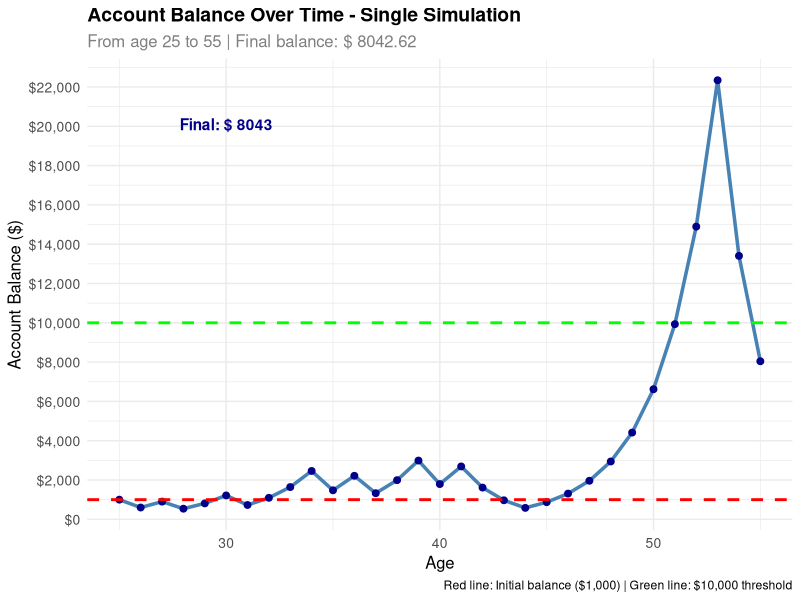
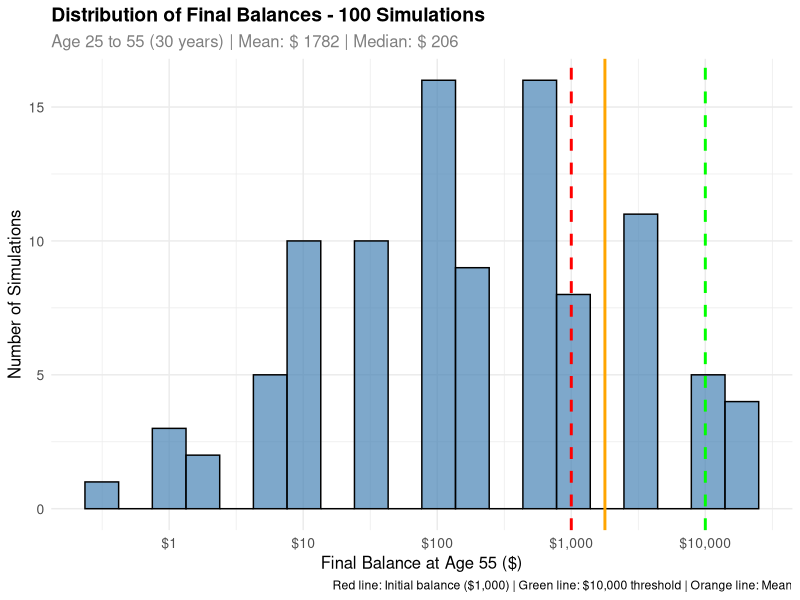

Reproduce these figures in R, in order.
## ---- chunk 1
# Set up parameters
initial_balance <- 1000
prob_heads <- 0.5
prob_tails <- 0.5

# Calculate possible outcomes after 1 coin flip
outcome_heads <- initial_balance * 1.5  # +50% if heads
outcome_tails <- initial_balance * 0.6  # -40% if tails

# Calculate expected value
expected_value <- prob_heads * outcome_heads + prob_tails * outcome_tails

cat("=== EXPECTED VALUE CALCULATION ===\n")
cat("Initial balance: $", initial_balance, "\n")
cat("Outcome if heads (+50%): $", outcome_heads, "\n")
cat("Outcome if tails (-40%): $", outcome_tails, "\n")
cat("Probability of heads: ", prob_heads, "\n")
cat("Probability of tails: ", prob_tails, "\n")
cat("\nExpected Value = P(Heads) × Outcome(Heads) + P(Tails) × Outcome(Tails)\n")
cat("Expected Value = ", prob_heads, " × $", outcome_heads, " + ", prob_tails, " × $", outcome_tails, "\n")
cat("Expected Value = $", prob_heads * outcome_heads, " + $", prob_tails * outcome_tails, "\n")
cat("Expected Value = $", expected_value, "\n")
## ---- chunk 2
# Is the expected value positive or negative?
is_positive <- expected_value > initial_balance
is_negative <- expected_value < initial_balance

cat("\n=== EXPECTATION VS REALITY ===\n")
cat("Expected value: $", expected_value, "\n")
cat("Initial balance: $", initial_balance, "\n")
cat("Expected value is", ifelse(is_positive, "POSITIVE", "NEGATIVE"), "\n")
cat("Expected value is", ifelse(expected_value > initial_balance, "HIGHER", "LOWER"), "than initial balance\n")
cat("Difference from initial: $", round(expected_value - initial_balance, 2), "\n")

# Calculate the expected return percentage
expected_return_pct <- ((expected_value - initial_balance) / initial_balance) * 100
cat("Expected return: ", round(expected_return_pct, 1), "%\n")
## ---- chunk 3
# Load required libraries
suppressPackageStartupMessages(library(tidyverse))
suppressPackageStartupMessages(library(ggplot2))

# Set seed for reproducibility
set.seed(123)

# Parameters for single simulation
initial_balance <- 1000
n_years <- 30  # Age 25 to 55
current_age <- 25

# Function to simulate one complete path
simulate_single_path <- function(initial, years) {
  balance <- initial
  age <- current_age
  path_data <- tibble(
    year = 0:years,
    age = (current_age):(current_age + years),
    balance = c(initial, rep(NA, years))
  )
  
  for (i in 1:years) {
    coin_flip <- rbinom(1, 1, 0.5)
    if (coin_flip == 1) {
      balance <- balance * 1.5  # +50% if heads
    } else {
      balance <- balance * 0.6  # -40% if tails
    }
    path_data$balance[i + 1] <- balance
  }
  
  return(path_data)
}

# Run single simulation
single_simulation <- simulate_single_path(initial_balance, n_years)

# Display the data
cat("=== SINGLE SIMULATION RESULTS ===\n")
print(single_simulation)

# Calculate key statistics
final_balance <- single_simulation$balance[n_years + 1]
total_return <- ((final_balance - initial_balance) / initial_balance) * 100
max_balance <- max(single_simulation$balance)
min_balance <- min(single_simulation$balance)

cat("\nKey Statistics:\n")
cat("Final balance at age 55: $", round(final_balance, 2), "\n")
cat("Total return: ", round(total_return, 1), "%\n")
cat("Maximum balance reached: $", round(max_balance, 2), "\n")
cat("Minimum balance reached: $", round(min_balance, 2), "\n")
## ---- chunk 4
# Create the time series plot
ggplot(single_simulation, aes(x = age, y = balance)) +
  geom_line(color = "steelblue", linewidth = 1.2) +
  geom_point(color = "darkblue", size = 2) +
  geom_hline(yintercept = initial_balance, color = "red", linetype = "dashed", linewidth = 1) +
  geom_hline(yintercept = 10000, color = "green", linetype = "dashed", linewidth = 1) +
  labs(
    title = "Account Balance Over Time - Single Simulation",
    subtitle = paste("From age", current_age, "to", current_age + n_years, 
                    "| Final balance: $", round(final_balance, 2)),
    x = "Age",
    y = "Account Balance ($)",
    caption = "Red line: Initial balance ($1,000) | Green line: $10,000 threshold"
  ) +
  scale_y_continuous(
    labels = scales::dollar_format(),
    breaks = seq(0, max(single_simulation$balance) * 1.1, by = 2000)
  ) +
  theme_minimal() +
  theme(
    plot.title = element_text(size = 14, face = "bold"),
    plot.subtitle = element_text(size = 12, color = "gray50"),
    axis.text = element_text(size = 10),
    axis.title = element_text(size = 12)
  ) +
  annotate("text", 
           x = current_age + 5, 
           y = max(single_simulation$balance) * 0.9,
           label = paste("Final: $", round(final_balance, 0)),
           color = "darkblue",
           fontface = "bold")
## ---- chunk 5
# Set seed for reproducibility
set.seed(123)

# Parameters
initial_balance <- 1000
n_years <- 30  # Age 25 to 55
n_sims <- 100

# Function to simulate one complete path (reuse from before)
simulate_single_path <- function(initial, years) {
  balance <- initial
  for (i in 1:years) {
    coin_flip <- rbinom(1, 1, 0.5)
    if (coin_flip == 1) {
      balance <- balance * 1.5  # +50% if heads
    } else {
      balance <- balance * 0.6  # -40% if tails
    }
  }
  return(balance)
}

# Run 100 simulations
cat("Running 100 simulations...\n")
final_balances <- replicate(n_sims, simulate_single_path(initial_balance, n_years))

# Create results data frame
simulation_results <- tibble(
  simulation = 1:n_sims,
  final_balance = final_balances
)

# Calculate key statistics
mean_final <- mean(final_balances)
median_final <- median(final_balances)
min_final <- min(final_balances)
max_final <- max(final_balances)
prob_above_1k <- mean(final_balances > 1000)
prob_above_10k <- mean(final_balances > 10000)
prob_above_100k <- mean(final_balances > 100000)

cat("=== 100 SIMULATIONS SUMMARY ===\n")
cat("Mean final balance: $", round(mean_final, 2), "\n")
cat("Median final balance: $", round(median_final, 2), "\n")
cat("Minimum final balance: $", round(min_final, 2), "\n")
cat("Maximum final balance: $", round(max_final, 2), "\n")
cat("Probability > $1,000: ", round(prob_above_1k, 3), "\n")
cat("Probability > $10,000: ", round(prob_above_10k, 3), "\n")
cat("Probability > $100,000: ", round(prob_above_100k, 3), "\n")
## ---- chunk 6
# Create histogram of final balances
ggplot(simulation_results, aes(x = final_balance)) +
  geom_histogram(bins = 20, fill = "steelblue", alpha = 0.7, color = "black") +
  geom_vline(xintercept = initial_balance, color = "red", linetype = "dashed", linewidth = 1) +
  geom_vline(xintercept = 10000, color = "green", linetype = "dashed", linewidth = 1) +
  geom_vline(xintercept = mean_final, color = "orange", linetype = "solid", linewidth = 1) +
  labs(
    title = "Distribution of Final Balances - 100 Simulations",
    subtitle = paste("Age 25 to 55 (30 years) | Mean: $", round(mean_final, 0), 
                    "| Median: $", round(median_final, 0)),
    x = "Final Balance at Age 55 ($)",
    y = "Number of Simulations",
    caption = "Red line: Initial balance ($1,000) | Green line: $10,000 threshold | Orange line: Mean"
  ) +
  scale_x_continuous(
    labels = scales::dollar_format(),
    trans = "log10"
  ) +
  theme_minimal() +
  theme(
    plot.title = element_text(size = 14, face = "bold"),
    plot.subtitle = element_text(size = 12, color = "gray50"),
    axis.text = element_text(size = 10),
    axis.title = element_text(size = 12)
  )
## ---- chunk 7
# Create summary statistics table
summary_stats <- simulation_results %>%
  summarise(
    count = n(),
    mean_balance = mean(final_balance),
    median_balance = median(final_balance),
    std_dev = sd(final_balance),
    min_balance = min(final_balance),
    max_balance = max(final_balance),
    q25 = quantile(final_balance, 0.25),
    q75 = quantile(final_balance, 0.75),
    prob_above_1k = mean(final_balance > 1000),
    prob_above_10k = mean(final_balance > 10000),
    prob_above_100k = mean(final_balance > 100000),
    prob_below_1k = mean(final_balance < 1000)
  )

cat("=== DETAILED STATISTICS ===\n")
print(summary_stats)

# Show some individual results
cat("\n=== SAMPLE OF INDIVIDUAL RESULTS ===\n")
sample_results <- simulation_results %>%
  arrange(desc(final_balance)) %>%
  slice_head(n = 10)

print(sample_results)
